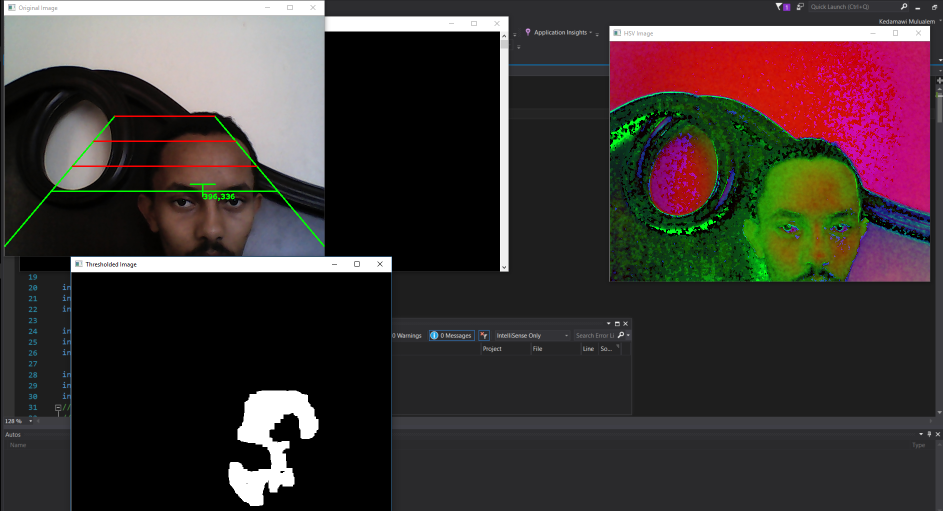
//> input picture opencv3.PNG, 1885 x 1022 px, given in place of the camera (shown at 1/2 size)
$ ./Source   (built with g++ and OpenCV 4)
//> lines starting //> are read from the running program, lines starting //| are printed output that depends on the picture; after the words box and inside, x2 and y2 are one past the last pixel; in counts of white or black regions, pixels touching at a corner belong together
//Name:Kedamawi Mulualem
//Date:5/31/2017
//UDC Robotics lab 105A
//Backward camera project
#include<opencv2/core/core.hpp>
#include<opencv2/highgui/highgui.hpp>
#include<opencv2/imgproc/imgproc.hpp>
#include <sstream>
#include <string>
#include <iostream>
#include <opencv\highgui.h>
#include <opencv\cv.h>

using namespace std;
using namespace cv;
int linecolorB = 0;
int linecolorG = 0;
int linecolorR = 0;

int linecolorB1 = 0;
int linecolorG1 = 0;
int linecolorR1 = 0;

int linecolorB2 = 0;
int linecolorG2 = 0;
int linecolorR2 = 0;

int linecolorB3 = 0;
int linecolorG3 = 0;
int linecolorR3 = 0;
//initial min and max HSV filter values.
//these will be changed using trackbars
int H_MIN = 0;
int H_MAX = 255;
int S_MIN = 105;
int S_MAX = 255;
int V_MIN = 84;
int V_MAX = 255;
//default capture width and height
const int FRAME_WIDTH = 640;
const int FRAME_HEIGHT = 480;
//max number of objects to be detected in frame
const int MAX_NUM_OBJECTS = 100;
//minimum and maximum object area
const int MIN_OBJECT_AREA = 20 * 20;
const int MAX_OBJECT_AREA = FRAME_HEIGHT*FRAME_WIDTH / 1.5;
//names that will appear at the top of each window
const string windowName = "Original Image";
const string windowName1 = "HSV Image";
const string windowName2 = "Thresholded Image";
const string windowName3 = "After Morphological Operations";
const string trackbarWindowName = "Trackbars";
void on_trackbar(int, void*)
{//This function gets called whenever a
 // trackbar position is changed


}
string intToString(int number) {


	std::stringstream ss;
	ss << number;
	return ss.str();
}
void createTrackbars() {
	//create window for trackbars


	namedWindow(trackbarWindowName, 0);
	//create memory to store trackbar name on window
	char TrackbarName[50];
	sprintf(TrackbarName, "H_MIN", H_MIN);
	sprintf(TrackbarName, "H_MAX", H_MAX);
	sprintf(TrackbarName, "S_MIN", S_MIN);
	sprintf(TrackbarName, "S_MAX", S_MAX);
	sprintf(TrackbarName, "V_MIN", V_MIN);
	sprintf(TrackbarName, "V_MAX", V_MAX);
	//create trackbars and insert them into window
	//3 parameters are: the address of the variable that is changing when the trackbar is moved(eg.H_LOW),
	//the max value the trackbar can move (eg. H_HIGH),
	//and the function that is called whenever the trackbar is moved(eg. on_trackbar)
	//                                  ---->    ---->     ---->
	createTrackbar("H_MIN", trackbarWindowName, &H_MIN, H_MAX, on_trackbar);
	createTrackbar("H_MAX", trackbarWindowName, &H_MAX, H_MAX, on_trackbar);
	createTrackbar("S_MIN", trackbarWindowName, &S_MIN, S_MAX, on_trackbar);
	createTrackbar("S_MAX", trackbarWindowName, &S_MAX, S_MAX, on_trackbar);
	createTrackbar("V_MIN", trackbarWindowName, &V_MIN, V_MAX, on_trackbar);
	createTrackbar("V_MAX", trackbarWindowName, &V_MAX, V_MAX, on_trackbar);


}

void drawObject(int x, int y, Mat &frame) {

	//use some of the openCV drawing functions to draw crosshairs
	//on your tracked image!

	//UPDATE:JUNE 18TH, 2013
	//added 'if' and 'else' statements to prevent
	//memory errors from writing off the screen (ie. (-25,-25) is not within the window!)


	if (y + 25<FRAME_HEIGHT)
		line(frame, Point(x, y), Point(x, y + 25), Scalar(0, 255, 0), 2);
	else line(frame, Point(x, y), Point(x, FRAME_HEIGHT), Scalar(0, 255, 0), 2);
	if (x - 25>0)
		line(frame, Point(x, y), Point(x - 25, y), Scalar(0, 255, 0), 2);
	else line(frame, Point(x, y), Point(0, y), Scalar(0, 255, 0), 2);
	if (x + 25<FRAME_WIDTH)
		line(frame, Point(x, y), Point(x + 25, y), Scalar(0, 255, 0), 2);
	else line(frame, Point(x, y), Point(FRAME_WIDTH, y), Scalar(0, 255, 0), 2);


	putText(frame, intToString(x) + "," + intToString(y), Point(x, y + 30), 1, 1, Scalar(0, 255, 0), 2);

}
void morphOps(Mat &thresh) {


	Mat erodeElement = getStructuringElement(MORPH_RECT, Size(3, 3));
	//dilate with larger element so make sure object is nicely visible
	Mat dilateElement = getStructuringElement(MORPH_RECT, Size(8, 8));

	erode(thresh, thresh, erodeElement);
	erode(thresh, thresh, erodeElement);


	dilate(thresh, thresh, dilateElement);
	dilate(thresh, thresh, dilateElement);


}


void trackFilteredObject(int &x, int &y, Mat threshold, Mat &cameraFeed) {

	Mat temp;
	threshold.copyTo(temp);
	//these two vectors needed for output of findContours
	vector< vector<Point> > contours;
	vector<Vec4i> hierarchy;
	//find contours of filtered image using openCV findContours function
	findContours(temp, contours, hierarchy, CV_RETR_CCOMP, CV_CHAIN_APPROX_SIMPLE);
	//use moments method to find our filtered object
	double refArea = 0;
	bool objectFound = false;
	if (hierarchy.size() > 0) {
		int numObjects = hierarchy.size();
		//if number of objects greater than MAX_NUM_OBJECTS we have a noisy filter
		if (numObjects<MAX_NUM_OBJECTS) {
			for (int index = 0; index >= 0; index = hierarchy[index][0]) {

				Moments moment = moments((cv::Mat)contours[index]);
				double area = moment.m00;

				//if the area is less than 20 px by 20px then it is probably just noise
				//if the area is the same as the 3/2 of the image size, probably just a bad filter
				//we only want the object with the largest area so we safe a reference area each
				//iteration and compare it to the area in the next iteration.
				if (area>MIN_OBJECT_AREA) {
					x = moment.m10 / area;
					y = moment.m01 / area;
					objectFound = true;
					refArea = area;
				}
				else objectFound = false;


			}
			//let user know you found an object
			if (objectFound == true) {
				putText(cameraFeed, "", Point(0, 50), 2, 1, Scalar(0, 255, 0), 2);
				//draw object location on screen
				drawObject(x, y, cameraFeed);
				if (y > 200) {

					linecolorR = 255;
					linecolorB = 0;
					linecolorG = 0;


				}
				if (y > 250) {

					linecolorR1 = 255;
					linecolorB1 = 0;
					linecolorG1 = 0;


				}
				if (y > 300) {

					linecolorR2 = 255;
					linecolorB2 = 0;
					linecolorG2 = 0;

				}
				 if (y > 350) {

					linecolorR3 = 255;
					linecolorB3 = 0;
					linecolorG3 = 0;
					putText(cameraFeed, "Stop", Point(0, 50), 2, 1, Scalar(0, 0, 255), 2);

				}
			}

		}
		else putText(cameraFeed, "TOO MUCH NOISE! ADJUST FILTER", Point(0, 50), 1, 2, Scalar(0, 0, 255), 2);

	}
}
int main(int argc, char* argv[])
{
	//some boolean variables for different functionality within this
	//program
	bool trackObjects = true
		;
	bool useMorphOps = true;
	//Matrix to store each frame of the webcam feed
	Mat cameraFeed;
	//matrix storage for HSV image
	Mat HSV;
	//matrix storage for binary threshold image
	Mat threshold;
	//x and y values for the location of the object
	int x = 0, y = 0;
	//create slider bars for HSV filtering
	createTrackbars();
	//video capture object to acquire webcam feed
	VideoCapture capture;
	//open capture object at location zero (default location for webcam)
	capture.open(0);
	//set height and width of capture frame
	capture.set(CV_CAP_PROP_FRAME_WIDTH, FRAME_WIDTH);
	capture.set(CV_CAP_PROP_FRAME_HEIGHT, FRAME_HEIGHT);
	//start an infinite loop where webcam feed is copied to cameraFeed matrix
	//all of our operations will be performed within this loop
	while (1) {
		//store image to matrix
		capture.read(cameraFeed);
//> cameraFeed is the input picture: 1022 rows x 1885 cols, CV_8UC3; mean B, G, R 51.2, 52.2, 61.5
		//convert frame from BGR to HSV colorspace
		cvtColor(cameraFeed, HSV, COLOR_BGR2HSV);
//> HSV: 1022 rows x 1885 cols, CV_8UC3; mean H, S, V 46.1, 48.2, 67.8
		//filter HSV image between values and store filtered image to
		//threshold matrix
		inRange(HSV, Scalar(H_MIN, S_MIN, V_MIN), Scalar(H_MAX, S_MAX, V_MAX), threshold);
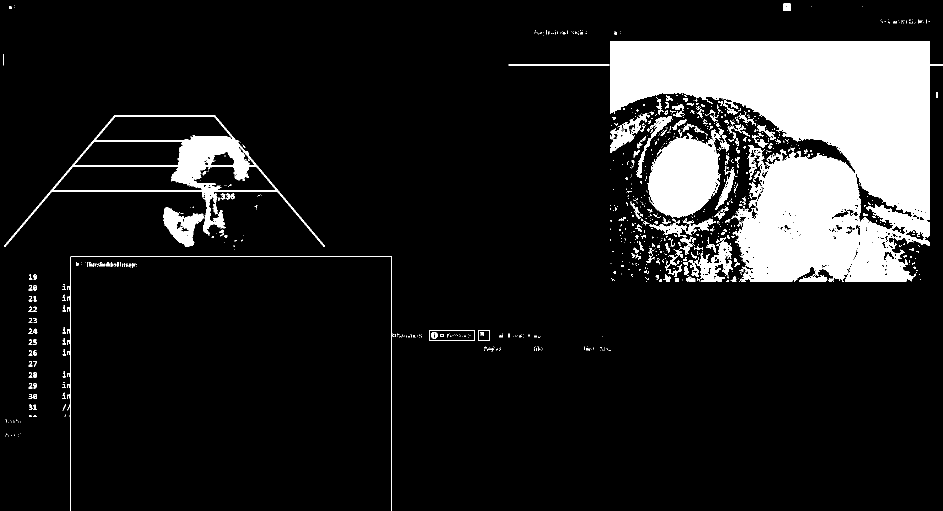
//> threshold: 1022 rows x 1885 cols, CV_8UC1 (shown at 1/2 size); 12.8% white; 1315 white regions (1116 under 20 px), largest, box (x1, y1, x2, y2) and area: (1220, 83, 1885, 563) 184414, (1294, 259, 1442, 435) 17628, (9, 231, 649, 494) 16023
		//perform morphological operations on thresholded image to eliminate noise
		//and emphasize the filtered object(s)
		if (useMorphOps)
			morphOps(threshold);
//> in morphOps, `dilate(thresh, thresh, dilateElement);`:
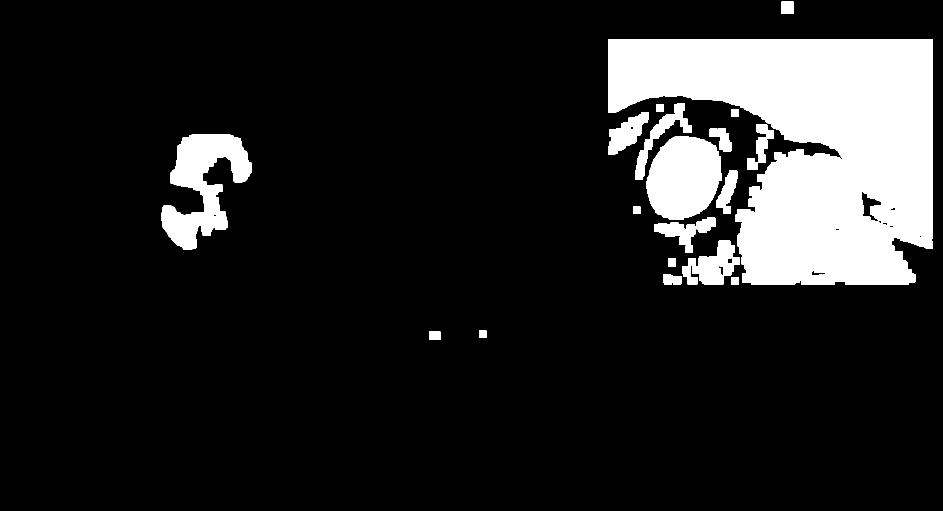
//> thresh: 1022 rows x 1885 cols, CV_8UC1 (shown at 1/2 size); 13.9% white; 25 white regions
		//pass in thresholded frame to our object tracking function
		//this function will return the x and y coordinates of the
		//filtered object
		if (trackObjects)
			trackFilteredObject(x, y, threshold, cameraFeed);
//> in trackFilteredObject, `findContours(temp, contours, hierarchy, CV_RETR_CCOMP, CV_CHAIN_APPROX..`: contours = 43 contours, 8 with area under 20; largest, box (x1, y1, x2, y2) and area: (1216, 79, 1866, 569) 203338, (323, 268, 503, 499) 19748, (1292, 272, 1444, 439) 19418, (1384, 480, 1480, 569) 4774, (1216, 225, 1298, 309) 3386
//> in trackFilteredObject, `int numObjects = hierarchy.size();`: numObjects = 43
//> the loop in trackFilteredObject, `for (int index = 0; index >= 0; index = hierarchy[index][0])` made 25 passes
//> (area, x, y, refArea) on passes 5, 6, 9, 10, 11, 13, 14, 15, 16, 17, 18, 19: (621.5, 1343, 558, 621.5), (541, 1376, 534, 541), (4773.5, 1434, 528, 4773.5), (2161, 1353, 462, 2161), (821.5, 1411, 449, 821.5), (1874, 1454, 382, 1874), (643.5, 1510, 324, 643.5), (1015, 1282, 328, 1015), (19418, 1367, 354, 19418), (19748.5, 405, 368, 19748.5), (1176, 1443, 277, 1176), (1177, 1526, 275, 1177)
//> area on passes 1, 2, 3, 4, 7, 8: 352, 196, 210, 266, 225, 196
//> in drawObject, `line(frame, Point(x, y), Point(x, y + 25), Scalar(0, 255, 0), 2);`: frame: 1022 rows x 1885 cols, CV_8UC3; 80 pixels changed, all inside (x1, y1, x2, y2) = (1573, 14, 1576, 42)
//> in drawObject, `line(frame, Point(x, y), Point(x - 25, y), Scalar(0, 255, 0), 2);`: frame: 1022 rows x 1885 cols, CV_8UC3; mean B, G, R 51.1, 52.2, 61.5
//> in drawObject, `else line(frame, Point(x, y), Point(FRAME_WIDTH, y), Scalar(0, 255, 0)..`:
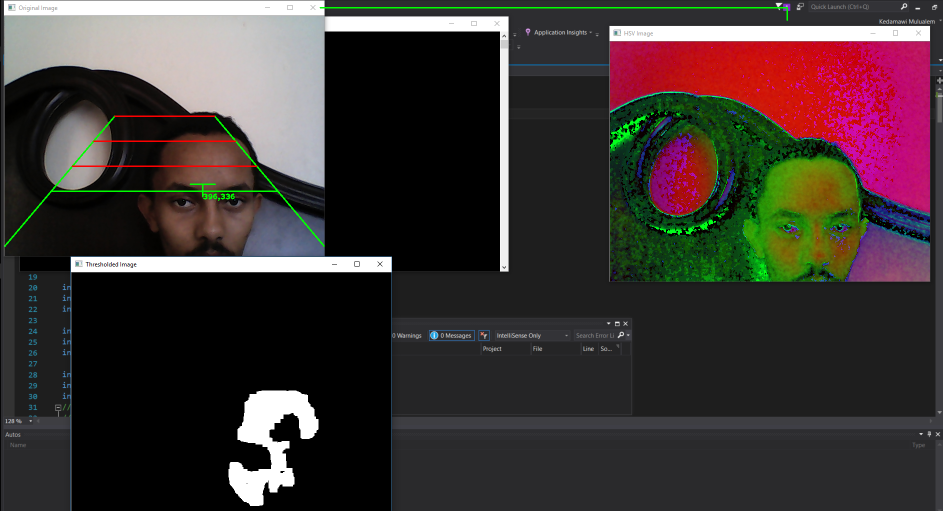
//> frame: 1022 rows x 1885 cols, CV_8UC3 (shown at 1/2 size); mean B, G, R 51.1, 52.5, 61.4
//> in drawObject, `putText(frame, intToString(x) + "," + intToString(y), Point(x, y + 30)..`: frame: 1022 rows x 1885 cols, CV_8UC3; 333 pixels changed, all inside (x1, y1, x2, y2) = (1576, 34, 1639, 49)
//> x = 1574; y = 15


		//show frames
		line(cameraFeed, Point(220, 200), Point(0, 460), Scalar(linecolorB3, linecolorG3, linecolorR3), 2);
//> cameraFeed: 1022 rows x 1885 cols, CV_8UC3; mean B, G, R 51, 52.5, 61.4
		line(cameraFeed, Point(420, 200), Point(639, 460), Scalar(linecolorB3, linecolorG3, linecolorR3), 2);
//> cameraFeed: 1022 rows x 1885 cols, CV_8UC3; mean B, G, R 51, 52.4, 61.4
		line(cameraFeed, Point(220, 200), Point(420, 200), Scalar(linecolorB, linecolorG,linecolorR), 2);
		line(cameraFeed, Point(178, 250), Point(462, 250), Scalar(linecolorB1, linecolorG1, linecolorR1),2);
//> cameraFeed: 1022 rows x 1885 cols, CV_8UC3; mean B, G, R 51, 52.4, 61.3
		line(cameraFeed, Point(135, 300), Point(504, 300 ), Scalar(linecolorB2, linecolorG2, linecolorR2), 2);
		line(cameraFeed, Point(93, 350), Point(546, 350), Scalar(linecolorB3, linecolorG3, linecolorR3), 2);
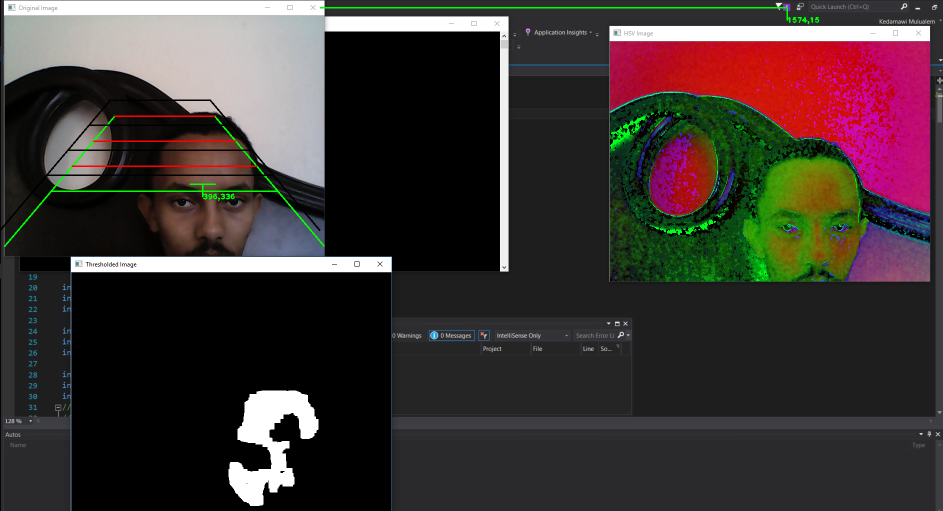
//> cameraFeed: 1022 rows x 1885 cols, CV_8UC3 (shown at 1/2 size); mean B, G, R 50.9, 52.3, 61.2
		imshow(windowName2, threshold);
		imshow(windowName, cameraFeed);
		imshow(windowName1, HSV);
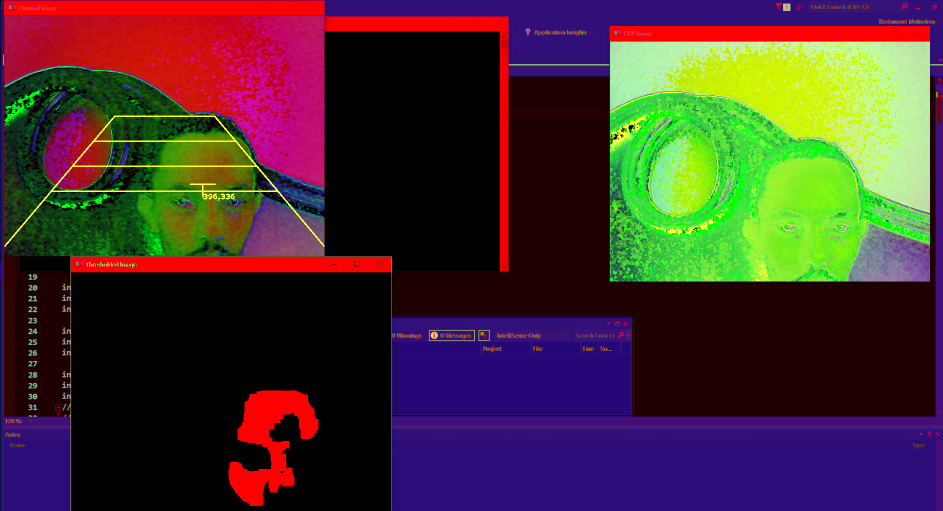
//> window 'HSV Image': 1022 rows x 1885 cols, CV_8UC3 (shown at 1/2 size); mean B, G, R 46.1, 48.2, 67.8
		linecolorR = 0;
		linecolorG = 255;
		linecolorB = 0;

		linecolorR1 = 0;
		linecolorG1 = 255;
		linecolorB1 = 0;

		linecolorR2 = 0;
		linecolorG2 = 255;
		linecolorB2 = 0;

		linecolorR3 = 0;
		linecolorG3 = 255;
		linecolorB3 = 0;
		//delay 30ms so that screen can refresh.
		//image will not appear without this waitKey() command
		waitKey(30);
	}


	return 0;
}
